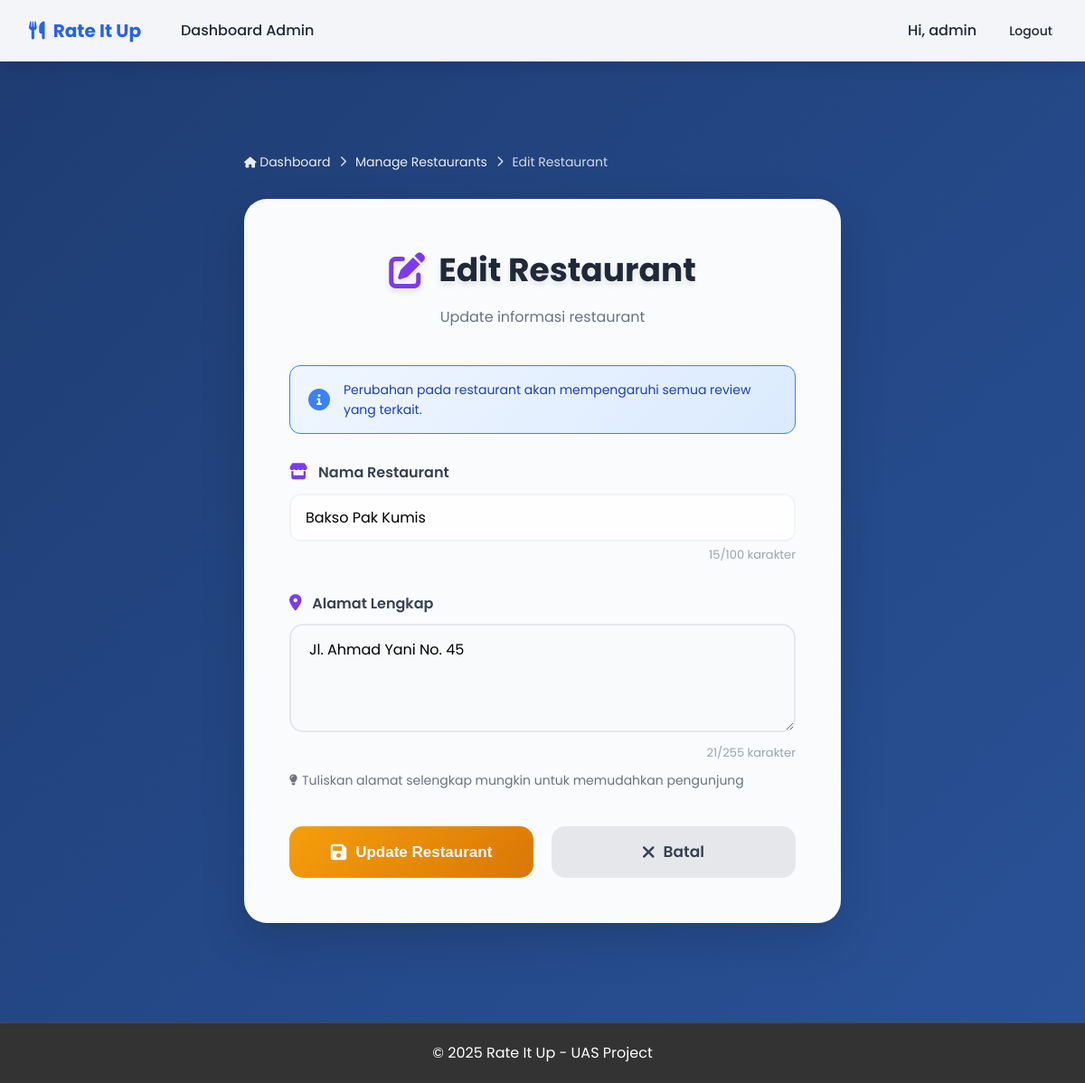
The page /admin/edit_restaurant.php?id=2 (signed in) on the database its author committed.
### tables this page shows
CREATE TABLE `restaurants` (
  `id` int(11) NOT NULL,
  `name` varchar(100) NOT NULL,
  `address` text DEFAULT NULL,
  `created_at` timestamp NOT NULL DEFAULT current_timestamp()
);

### admin/edit_restaurant.php (the view, shortened to what this page needs)
<?php
require_once '../config/database.php';
$id = $_GET['id'] ?? 0;
$stmt = $pdo->prepare("SELECT * FROM restaurants WHERE id = ?");
$stmt->execute([$id]);
$restaurant = $stmt->fetch();
include '../includes/header.php';
?>
<link rel="stylesheet" href="/rateitup/assets/styles/form-restaurant.css">
<div class="form-page-container">
    <div class="breadcrumb">
        <a href="dashboard.php"><i class="fas fa-home"></i> Dashboard</a>
        <i class="fas fa-chevron-right"></i>
        <a href="manage_restaurants.php">Manage Restaurants</a>
        <i class="fas fa-chevron-right"></i>
        <span>Edit Restaurant</span>
    </div>
    <div class="form-card">
        <div class="form-header">
            <h1 class="form-title">
                <i class="fas fa-edit"></i> Edit Restaurant
            </h1>
            <p class="form-subtitle">Update informasi restaurant</p>
        </div>
        <div class="info-box">
            <i class="fas fa-info-circle"></i>
            <p>Perubahan pada restaurant akan mempengaruhi semua review yang terkait.</p>
        </div>
        <form action="process/update_restaurant.php" method="POST" id="editForm">
            <div class="form-group">
                <label for="name" class="form-label">
                    <i class="fas fa-store"></i> Nama Restaurant
                </label>
                <input type="text"
                    id="name"
                    name="name"
                    class="form-input"
                    value="<?= htmlspecialchars($restaurant['name']) ?>"
                    required
                    maxlength="100">
                <div class="char-counter" id="nameCounter">
                    <span id="nameCount"><?= strlen($restaurant['name']) ?></span>/100 karakter
                </div>
            </div>
            <div class="form-group">
                <label for="address" class="form-label">
                    <i class="fas fa-map-marker-alt"></i> Alamat Lengkap
                </label>
                <textarea id="address"
                    name="address"
                    class="form-textarea"
                    required
                    maxlength="255"><?= htmlspecialchars($restaurant['address']) ?></textarea>
                <div class="char-counter" id="addressCounter">
                    <span id="addressCount"><?= strlen($restaurant['address']) ?></span>/255 karakter
                </div>
                <div class="input-helper">
                    <i class="fas fa-lightbulb"></i>
                    <span>Tuliskan alamat selengkap mungkin untuk memudahkan pengunjung</span>
                </div>
            </div>
            <div class="form-actions">
                <button type="submit" class="btn btn-update" id="submitBtn">
                    <i class="fas fa-save"></i> Update Restaurant
                </button>
                <a href="manage_restaurants.php" class="btn btn-cancel">
                    <i class="fas fa-times"></i> Batal
                </a>
            </div>
        </form>
    </div>
</div>
<?php include '../includes/footer.php'; ?>

### assets/styles/styles.css (style rules this page uses)
:root { --primary-color: #2563eb; --secondary-color: #7c3aed; --success-color: #10b981; --danger-color: #ef4444; --warning-color: #f59e0b; --dark-color: #1f2937; --light-color: #f3f4f6; --white: #ffffff; --shadow: 0 10px 15px -3px rgba(0, 0, 0, 0.1); --shadow-lg: 0 20px 25px -5px rgba(0, 0, 0, 0.1); }
* { margin: 0; padding: 0; box-sizing: border-box; }
body { font-family: 'Poppins', sans-serif; background: linear-gradient(135deg, #667eea 0%, #764ba2 100%); min-height: 100vh; color: var(--dark-color); line-height: 1.6; }
.form-group { margin-bottom: 24px; }
label { display: block; margin-bottom: 8px; font-weight: 600; color: var(--dark-color); }
input[type="text"], input[type="password"], input[type="date"], input[type="time"], select, textarea { width: 100%; padding: 12px 16px; border: 2px solid var(--light-color); border-radius: 12px; font-size: 16px; transition: all 0.3s ease; background: rgba(255, 255, 255, 0.9); font-family: 'Poppins', sans-serif; }
textarea { resize: vertical; min-height: 120px; }
h1 { color: white; margin-bottom: 30px; font-size: 36px; font-weight: 700; text-shadow: 0 4px 6px rgba(0, 0, 0, 0.1); }

### assets/styles/form-restaurant.css (style rules this page uses)
body { background: linear-gradient(135deg, #1e3c72 0%, #2a5298 100%) !important; background-attachment: fixed !important; min-height: 100vh !important; }
.form-page-container { max-width: 700px; margin: 50px auto; padding: 0 20px; }
.form-card { background: rgba(255,255,255,0.98); padding: 50px; border-radius: 25px; box-shadow: 0 20px 50px rgba(0,0,0,0.15); animation: fadeInUp 0.8s ease; }
.form-header { text-align: center; margin-bottom: 40px; }
.form-title { color: #1f2937; font-size: 36px; font-weight: 700; margin-bottom: 10px; display: flex; align-items: center; justify-content: center; gap: 15px; }
.form-title i { color: #7c3aed; font-size: 40px; }
.form-subtitle { color: #6b7280; font-size: 16px; }
.form-group { margin-bottom: 30px; }
.form-label { display: block; margin-bottom: 10px; font-weight: 600; color: #374151; font-size: 16px; }
.form-label i { margin-right: 8px; color: #7c3aed; font-size: 18px; }
.form-input, .form-textarea { width: 100%; padding: 15px 20px; border: 2px solid #e5e7eb; border-radius: 15px; font-size: 16px; font-family: 'Poppins', sans-serif; transition: all 0.3s ease; background: #f9fafb; }
.form-textarea { resize: vertical; min-height: 120px; line-height: 1.5; }
.input-helper { margin-top: 8px; font-size: 14px; color: #6b7280; display: flex; align-items: center; gap: 5px; }
.input-helper i { font-size: 12px; }
.char-counter { text-align: right; font-size: 13px; color: #9ca3af; margin-top: 5px; }
.form-actions { display: flex; gap: 20px; margin-top: 40px; }
.form-actions .btn { flex: 1; padding: 15px 30px; font-size: 17px; font-weight: 600; border-radius: 15px; border: none; cursor: pointer; transition: all 0.3s ease; display: inline-flex; align-items: center; justify-content: center; gap: 10px; text-decoration: none; }
.form-actions .btn i { font-size: 20px; }
.btn-update { background: linear-gradient(135deg, #f59e0b, #d97706); color: white; }
.btn-cancel { background: #e5e7eb; color: #374151; }
.breadcrumb { margin-bottom: 30px; display: flex; align-items: center; gap: 10px; color: rgba(255,255,255,0.8); font-size: 14px; }
.breadcrumb a { color: rgba(255,255,255,0.9); text-decoration: none; transition: color 0.3s ease; }
.breadcrumb i { font-size: 12px; }
.info-box { background: linear-gradient(135deg, #eff6ff, #dbeafe); border: 1px solid #3b82f6; border-radius: 12px; padding: 15px 20px; margin-bottom: 30px; display: flex; align-items: center; gap: 15px; }
.info-box i { font-size: 24px; color: #3b82f6; }
.info-box p { margin: 0; color: #1e40af; font-size: 14px; }

### rows shown on the page
restaurants: name "Bakso Pak Kumis", name "15", address "Jl. Ahmad Yani No. 45", address "21"

### other values the page prints
$_SESSION['username'] "admin"
